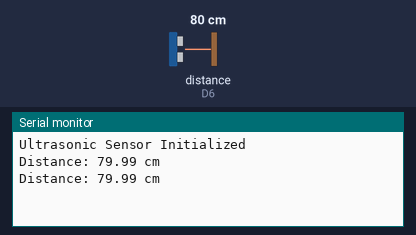
A sketch run on a simulated ESP8266 (NodeMCU). Shown: the last lines printed to the serial monitor. Wiring (inferred from the names in the program): ultrasonic range finder: trigger D5; echo D6. The test bench sets the inputs (shaded band); at power-on: distance to the obstacle (sensor on D6) 80 cm. The echo pulse lasts 58.3 µs per cm.

Above: at 1.8 s.
1.9 s: distance to the obstacle (sensor on D6) set to 2 cm
At 2.8 s:
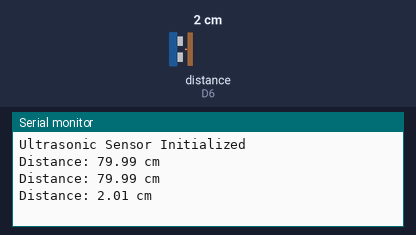
3.4 s: distance to the obstacle (sensor on D6) set to 4 cm
At 4.5 s:
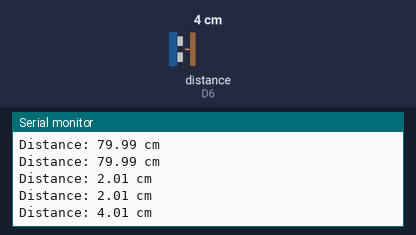
Timing chart, 0 to 6.4 s (numbered marks = the images above; inputs shaded):
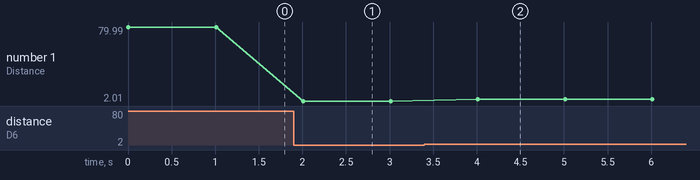

Measured:
- after the input at 1.9 s, the serial monitor: prints a new line after 0.11 s (image 1)
- after the input at 3.4 s, the serial monitor: prints a new line after 0.61 s (image 2)
- plotted number 1: 79.99 → 2.01 after the input at 1.9 s, 2.01 → 4.01 after the input at 3.4 s

The sketch:

ultrasonic_sensor.ino
```cpp
#define TRIG_PIN D5  // GPIO14
#define ECHO_PIN D6  // GPIO12

void setup() {
  Serial.begin(9600);
  pinMode(TRIG_PIN, OUTPUT);
  pinMode(ECHO_PIN, INPUT);
  Serial.println("Ultrasonic Sensor Initialized");
}

void loop() {
  long duration;
  float distance;

  // Trigger the sensor
  digitalWrite(TRIG_PIN, LOW);
  delayMicroseconds(2);
  digitalWrite(TRIG_PIN, HIGH);
  delayMicroseconds(10);
  digitalWrite(TRIG_PIN, LOW);

  // Read echo time
  duration = pulseIn(ECHO_PIN, HIGH);

  // Convert to distance in cm
  distance = duration * 0.0343 / 2;

  Serial.print("Distance: ");
  Serial.print(distance, 2);
  Serial.println(" cm");

  delay(1000);
}
```
